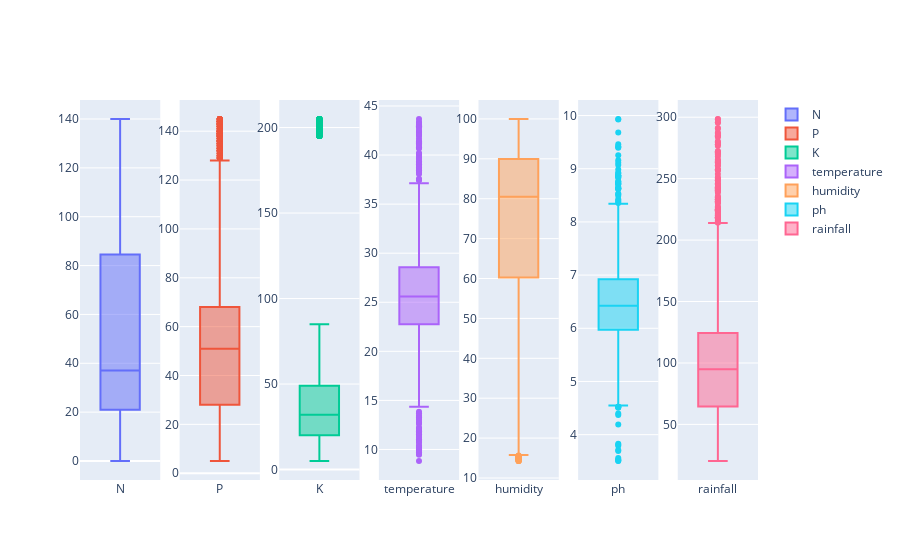

The notebook cell this image was saved under:
### Code cell
import plotly.express as px
import plotly.graph_objects as go
from plotly.subplots import make_subplots
df_numeric_col=crop_df.iloc[:,:7]
fig = make_subplots(rows=1, cols=len(df_numeric_col.columns))
features_num = df_numeric_col.columns
print(features_num)
for i in range(0, len(features_num)):
    trace=go.Box(y=crop_df[features_num[i]], name=features_num[i])
    fig.append_trace(trace, row=1, col=i+1)
fig.show()

### Figure 1 — Plotly figure (JSON) as saved in the notebook; plotly's stock layout.template omitted (floating-point values rounded to 4 significant figures; data arrays with more than 128 entries replaced by an {"elided": "..."} marker saying what was removed)
{"data": [{"name": "N", "type": "box", "xaxis": "x", "y": {"elided": "2200 int values"}, "yaxis": "y"}, {"name": "P", "type": "box", "xaxis": "x2", "y": {"elided": "2200 int values"}, "yaxis": "y2"}, {"name": "K", "type": "box", "xaxis": "x3", "y": {"elided": "2200 int values"}, "yaxis": "y3"}, {"name": "temperature", "type": "box", "xaxis": "x4", "y": {"elided": "2200 float values"}, "yaxis": "y4"}, {"name": "humidity", "type": "box", "xaxis": "x5", "y": {"elided": "2200 float values"}, "yaxis": "y5"}, {"name": "ph", "type": "box", "xaxis": "x6", "y": {"elided": "2200 float values"}, "yaxis": "y6"}, {"name": "rainfall", "type": "box", "xaxis": "x7", "y": {"elided": "2200 float values"}, "yaxis": "y7"}], "layout": {"xaxis": {"anchor": "y", "domain": [0, 0.1184]}, "xaxis2": {"anchor": "y2", "domain": [0.1469, 0.2653]}, "xaxis3": {"anchor": "y3", "domain": [0.2939, 0.4122]}, "xaxis4": {"anchor": "y4", "domain": [0.4408, 0.5592]}, "xaxis5": {"anchor": "y5", "domain": [0.5878, 0.7061]}, "xaxis6": {"anchor": "y6", "domain": [0.7347, 0.8531]}, "xaxis7": {"anchor": "y7", "domain": [0.8816, 1.0]}, "yaxis": {"anchor": "x", "domain": [0, 1]}, "yaxis2": {"anchor": "x2", "domain": [0, 1]}, "yaxis3": {"anchor": "x3", "domain": [0, 1]}, "yaxis4": {"anchor": "x4", "domain": [0, 1]}, "yaxis5": {"anchor": "x5", "domain": [0, 1]}, "yaxis6": {"anchor": "x6", "domain": [0, 1]}, "yaxis7": {"anchor": "x7", "domain": [0, 1]}}}
